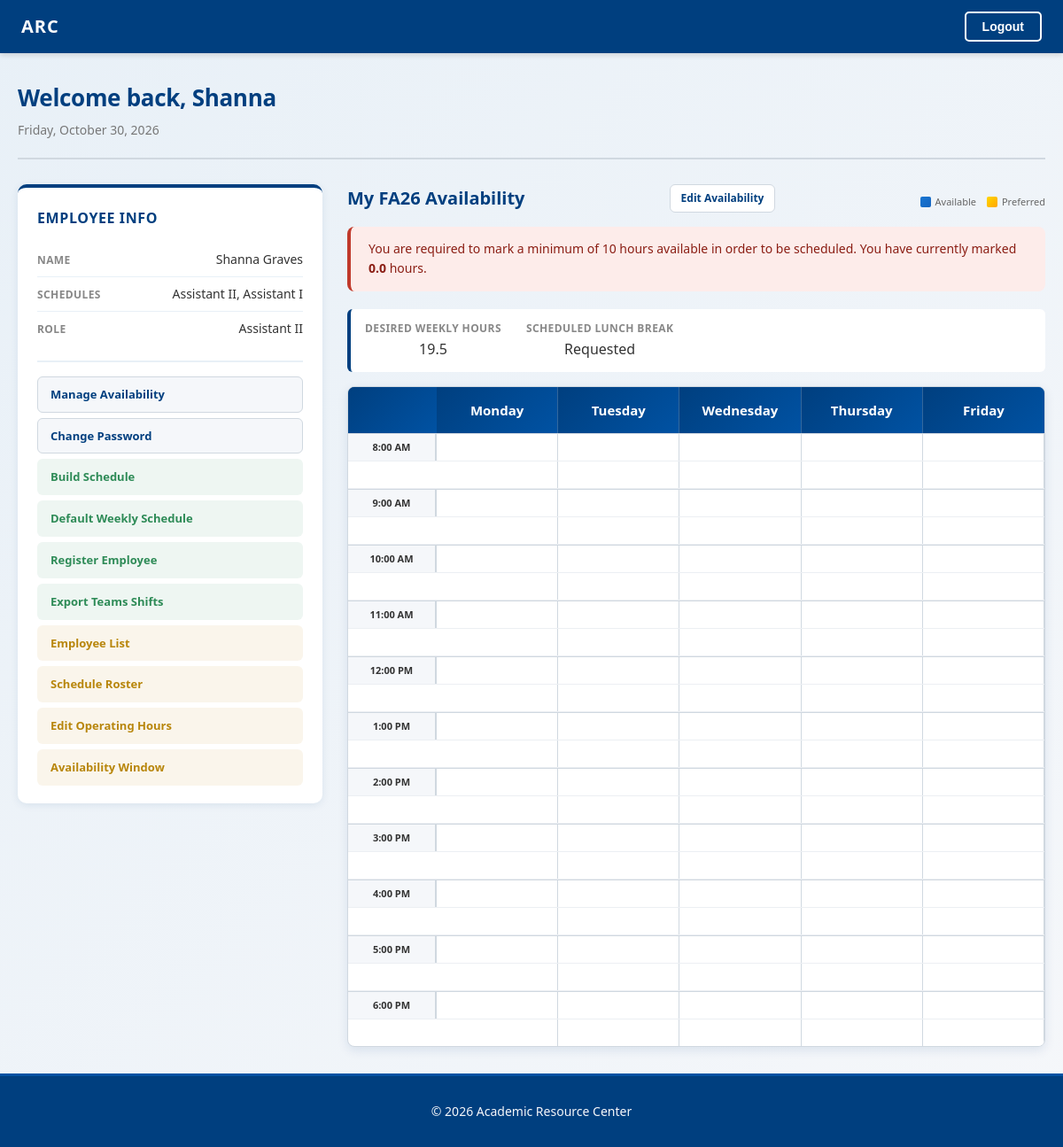
/ (signed in), run on the app's committed database.
### account/models.py (models this page shows, shortened)
class Employee(AbstractUser):
    class Role(models.TextChoices):
        ASSISTANT_I = 'ASSISTANT_I', 'Assistant I'
        ASSISTANT_II = 'ASSISTANT_II', 'Assistant II'
        TUTOR = 'TUTOR', 'Tutor'
        LIBRARY = 'LIBRARY','Library Staff'
    birth_month = models.PositiveSmallIntegerField(
        null=True, blank=True,
        choices=[(m, calendar.month_name[m]) for m in range(1, 13)],
    )
    birth_day = models.PositiveSmallIntegerField(
        null=True, blank=True,
        validators=[MinValueValidator(1), MaxValueValidator(31)],
    )
    part_time = models.BooleanField(default=True)
    role = models.CharField(
        max_length=20,
        choices=Role.choices,
        default=Role.TUTOR,
    )
    is_admin = models.BooleanField(default=False)
    desired_weekly_hours = models.FloatField(
        null=True, blank=True, validators=[MinValueValidator(0)]
    )
    wants_lunch_break = models.BooleanField(default=False)
    availability_override_until = models.DateField(null=True, blank=True)

### scheduling/models.py (models this page shows)
class Schedule(models.Model):
    name = models.CharField(max_length=100, unique=True)
    color = models.CharField(max_length=7, default='#003F7F')
    schedulers = models.ManyToManyField(
        settings.AUTH_USER_MODEL,
        blank=True,
        related_name='scheduler_of'
    )
    members = models.ManyToManyField(
        settings.AUTH_USER_MODEL,
        blank=True,
        related_name='member_of'
    )
    def __str__(self):
        return self.name

### dashboard/views.py (the view)
# urls.py: path('', views.dashboard, name='dashboard'),
@login_required
def dashboard(request):
    today = date.today()
    week_param = request.GET.get('week')
    if week_param:
        week_start = parse_date(week_param)
        if not week_start:
            week_start = _week_start(today)
    else:
        week_start = _week_start(today)
    week_dates = [week_start + timedelta(days=i) for i in range(5)]  # Mon–Fri
    prev_week = (week_start - timedelta(weeks=1)).isoformat()
    next_week = (week_start + timedelta(weeks=1)).isoformat()
    schedule_entries = list(
        ScheduleEntry.objects.filter(
            user=request.user,
            date__in=week_dates
        ).select_related('schedule').order_by('date', 'start_time')
    )
    seen_schedules = {}
    for e in schedule_entries:
        if e.schedule_id not in seen_schedules:
            seen_schedules[e.schedule_id] = {'label': e.schedule.name, 'color': e.schedule.color}
    schedule_legend = list(seen_schedules.values())
    day_hours = {}
    for d in week_dates:
        start, end, closed = hours.hours_for_date(d, request.user.role)
        day_hours[d] = {'start': start, 'end': end, 'closed': closed}
    open_hours = [(h['start'], h['end']) for h in day_hours.values() if not h['closed'] and h['start']]
    if open_hours:
        grid_start = min(h[0] for h in open_hours)
        grid_end = max(h[1] for h in open_hours)
    else:
        grid_start = time(8, 0)
        grid_end = time(17, 0)
    slots = hours.build_slots(
        grid_start, grid_end,
        hours.span_edges((h['start'], h['end'], h['closed']) for h in day_hours.values()),
    )
    avail_term, avail_year = term_for_date(week_start), week_start.year
    avail_list = list(WeeklyAvailability.objects.filter(
        user=request.user, term=avail_term, year=avail_year,
    ))
    total_availability_hours = sum(
        (a.end_time.hour * 60 + a.end_time.minute) - (a.start_time.hour * 60 + a.start_time.minute)
        for a in avail_list
    ) / 60
    grid = []
    for idx, slot in enumerate(slots):
        row = {
            'time': slot,
            'display': _slot_display(slot),
            'show_label': slot.minute == 0 or idx == 0 or slot.minute % 30 != 0,
            'schedule': {},
            'avail': {},
        }
        for d in week_dates:
            dh = day_hours[d]
            in_hours = (
                not dh['closed']
                and dh['start'] is not None
                and dh['start'] <= slot < dh['end']
            )
            blocks = [
                e for e in schedule_entries
                if e.date == d and e.start_time <= slot < e.end_time
            ]
            row['schedule'][d.isoformat()] = {'in_hours': in_hours, 'blocks': blocks, 'closed': dh['closed']}
            dow = _DOW_CODE.get(d.weekday(), '')
            avail_type = ''
            if in_hours:
                for a in avail_list:
                    if a.day_of_week == dow and a.start_time <= slot < a.end_time:
                        avail_type = a.availability_type
                        break
            row['avail'][d.isoformat()] = {'in_hours': in_hours, 'type': avail_type}
        grid.append(row)
    avail_days = [
        ('MON', 'Monday'), ('TUE', 'Tuesday'), ('WED', 'Wednesday'),
        ('THU', 'Thursday'), ('FRI', 'Friday'),
    ]
    role_weekly = hours.weekly_hours(request.user.role)
    avail_operating_hours = {
        day_code: {'start': role_weekly[day_code][0], 'end': role_weekly[day_code][1]}
        for day_code, _ in avail_days
    }
    avail_grid_start = min(v['start'] for v in avail_operating_hours.values())
    avail_grid_end = max(v['end'] for v in avail_operating_hours.values())
    avail_slots = hours.build_slots(
        avail_grid_start, avail_grid_end,
        {t for v in avail_operating_hours.values() for t in (v['start'], v['end'])},
    )
    avail_grid = []
    for idx, slot in enumerate(avail_slots):
        row = {'time': slot, 'display': _slot_display(slot), 'show_label': slot.minute == 0 or idx == 0 or slot.minute % 30 != 0, 'days': {}}
        for day_code, _ in avail_days:
            oh = avail_operating_hours[day_code]
            in_hours = oh['start'] <= slot < oh['end']
            cell_type = ''
            if in_hours:
                for a in avail_list:
                    if a.day_of_week == day_code and a.start_time <= slot < a.end_time:
                        cell_type = a.availability_type
                        break
            row['days'][day_code] = {'type': cell_type, 'in_hours': in_hours}
        avail_grid.append(row)
    days_display = []
    for d in week_dates:
        days_display.append({
            'date': d,
            'date_iso': d.isoformat(),
            'label_full': d.strftime('%A'),
            'label_short': d.strftime('%a'),
            'label_num': str(d.day),
            'month_abbr': d.strftime('%b'),
            'is_today': d == today,
            'closed': day_hours[d]['closed'],
        })
    return render(request, 'dashboard/dashboard.html', {
        'show_schedule': False,
        'grid': grid,
        'days_display': days_display,
        'avail_grid': avail_grid,
        'avail_days': avail_days,
        'total_availability_hours': total_availability_hours,
        'avail_term': avail_term, 'avail_year': avail_year,
        'avail_term_label': term_label(avail_term, avail_year),
        'min_availability_hours': MIN_AVAILABILITY_HOURS,
        'below_min_availability': total_availability_hours < MIN_AVAILABILITY_HOURS,
        'has_schedule': bool(schedule_entries),
        'schedule_legend': schedule_legend,
        'week_start': week_start,
        'week_end': week_dates[-1],
        'week_label': f"{week_start.strftime('%b')} {week_start.day} – {week_dates[-1].strftime('%b')} {week_dates[-1].day}, {week_dates[-1].year}",
        'prev_week': prev_week,
        'next_week': next_week,
        'today': today,
    })

### dashboard/templates/dashboard/dashboard.html (shortened to what this page needs)
{% extends "dashboard/base.html" %}
{% load custom_filters %}
{% block content %}
<div class="dashboard-container">
  <div class="dashboard-header">
    <div>
      <h1 class="dashboard-title">Welcome back, {{ user.first_name }}</h1>
      <p class="dashboard-subtitle">{% now "l, F j, Y" %}</p>
    </div>
  </div>
  <div class="employee-info">
    <div class="info-section">
      <h2>Employee Info</h2>
      <div class="info-fields">
        <p><span class="info-label">Name</span><span class="info-value">{{ user.first_name }} {{ user.last_name }}</span></p>
        <p><span class="info-label">Schedules</span><span class="info-value">{{ user.member_of.all|join:", " }}</span></p>
        <p><span class="info-label">Role</span><span class="info-value">{{ user.get_role_display }}</span></p>
      </div>
      <div class="card-links">
        <a href="{% url 'scheduling:manage_availability' %}" class="card-link-item">Manage Availability</a>
        <a href="{% url 'account:password_change' %}" class="card-link-item">Change Password</a>
        {% if user.scheduler_of.exists or user.is_admin %}
        <a href="{% url 'scheduling:schedule_builder' %}" class="card-link-item card-link-scheduler">Build Schedule</a>
        <a href="{% url 'scheduling:default_schedule_builder' %}" class="card-link-item card-link-scheduler">Default Weekly Schedule</a>
        <a href="{% url 'account:registration' %}" class="card-link-item card-link-scheduler">Register Employee</a>
        <a href="{% url 'scheduling:export_teams_shifts' %}" class="card-link-item card-link-scheduler">Export Teams Shifts</a>
        {% endif %}
        {% if user.is_admin %}
        <a href="{% url 'account:employee_list' %}" class="card-link-item card-link-admin">Employee List</a>
        <a href="{% url 'account:roster' %}" class="card-link-item card-link-admin">Schedule Roster</a>
        <a href="{% url 'scheduling:operating_hours' %}" class="card-link-item card-link-admin">Edit Operating Hours</a>
        <a href="{% url 'scheduling:availability_window' %}" class="card-link-item card-link-admin">Availability Window</a>
        {% endif %}
      </div>
    </div>
    {% if show_schedule %}
    <div class="calendar-section">
      <div class="schedule-header">
        <h2>My Schedule</h2>
        <a href="{% url 'dashboard:export_ics' %}" class="btn-export-ics" title="Download all shifts as a calendar file">Export to .ics</a>
        <div class="schedule-legend">
          {% for item in schedule_legend %}
          <span class="schedule-legend-item">
            <span class="legend-pip" style="background:{{ item.color }};border:2px solid {{ item.color }};"></span>
            {{ item.label }}
          </span>
          {% endfor %}
        </div>
      </div>
      <div class="week-nav">
        <a href="?week={{ prev_week }}" class="week-nav-btn">&#8592;</a>
        <span class="week-nav-label">{{ week_label }}</span>
        <a href="?week={{ next_week }}" class="week-nav-btn">&#8594;</a>
      </div>
      {% if not has_schedule %}
      <div class="schedule-empty">
        <p>No shifts scheduled this week. Check back later or contact your scheduler.</p>
      </div>
      {% endif %}
      <div class="hourly-calendar schedule-calendar">
        <div class="calendar-header" style="grid-template-columns: 72px repeat(5, 1fr);">
          <div class="hour-column"></div>
          {% for day in days_display %}
          <div class="day-header {% if day.is_today %}day-header-today{% endif %}">
            <span class="day-full">{{ day.label_full }}</span>
            <span class="day-date-num">{{ day.month_abbr }} {{ day.label_num }}</span>
            {% if day.closed %}<span class="day-closed-tag">Closed</span>{% endif %}
          </div>
          {% endfor %}
        </div>
        <div class="calendar-grid">
          {% for row in grid %}
          <div class="calendar-row {% if row.show_label %}hour-row{% endif %}"
               style="grid-template-columns: 72px repeat(5, 1fr);">
            <div class="hour-label{% if not row.show_label %} label-hidden{% endif %}">
              {% if row.show_label %}{{ row.display }}{% endif %}
            </div>
            {% for day in days_display %}
            {% with cell=row.schedule|dict_lookup:day.date_iso %}
            <div class="hour-cell {% if day.closed %}out-of-hours day-col-closed{% elif not cell.in_hours %}out-of-hours{% endif %}">
              {% for block in cell.blocks %}
              <div class="sched-block"
                   style="background:{{ block.schedule.color }}22;border-left-color:{{ block.schedule.color }};">
                {% if block.start_time == row.time %}
                <div class="sched-block-header">
                  <span class="sched-block-title">{{ block.custom_label|default:block.schedule.name }}</span>
                  <span class="sched-block-time">{{ block.start_time|time:"g:i A" }}&ndash;{{ block.end_time|time:"g:i A" }}</span>
                </div>
                {% endif %}
              </div>
              {% endfor %}
            </div>
            {% endwith %}
            {% endfor %}
          </div>
          {% endfor %}
        </div>
      </div>
    </div>
    {% else %}
    <div class="calendar-section">
      <div class="schedule-header">
        <h2>My {{ avail_term_label }} Availability</h2>
        <a href="{% url 'scheduling:manage_availability' %}?term={{ avail_term }}&year={{ avail_year }}" class="btn-export-ics">Edit Availability</a>
        <div class="mini-avail-legend">
          <span class="mini-legend-item">
            <span class="mini-swatch" style="background:linear-gradient(135deg,#1976D2,#1565C0);"></span>Available
          </span>
          <span class="mini-legend-item">
            <span class="mini-swatch" style="background:linear-gradient(135deg,#FFD700,#FFA500);"></span>Preferred
          </span>
        </div>
      </div>
      {% if below_min_availability %}
      <div class="avail-min-hours-warning">
        You are required to mark a minimum of {{ min_availability_hours }} hours available in order to be scheduled.
        You have currently marked <strong>{{ total_availability_hours }}</strong> hour{{ total_availability_hours|pluralize }}.
      </div>
      {% endif %}
      <div class="avail-preferences-summary">
        <div class="avail-preference-field">
          <span class="info-label">Desired weekly hours</span>
          <span class="info-value">{{ user.desired_weekly_hours|default:"Not set" }}</span>
        </div>
        <div class="avail-preference-field">
          <span class="info-label">Scheduled lunch break</span>
          <span class="info-value">{{ user.wants_lunch_break|yesno:"Requested,Not requested" }}</span>
        </div>
      </div>
      <a href="{% url 'scheduling:manage_availability' %}" class="mini-calendar-link">
        <div class="avail-main-calendar hourly-calendar">
          <div class="calendar-header">
            <div class="hour-column"></div>
            {% for day_code, day_name in avail_days %}
            <div class="day-header">{{ day_name }}</div>
            {% endfor %}
          </div>
          <div class="calendar-grid">
            {% for row in avail_grid %}
            <div class="calendar-row {% if row.show_label %}hour-row{% endif %}">
              <div class="hour-label{% if not row.show_label %} label-hidden{% endif %}">
                {% if row.show_label %}{{ row.display }}{% endif %}
              </div>
              {% for day_code, day_name in avail_days %}
              {% with cell=row.days|dict_lookup:day_code %}
              <div class="hour-cell {% if not cell.in_hours %}out-of-hours{% elif cell.type == 'AVAILABLE' %}state-available{% elif cell.type == 'PREFERRED' %}state-preferred{% endif %}"></div>
              {% endwith %}
              {% endfor %}
            </div>
            {% endfor %}
          </div>
        </div>
      </a>
    </div>
    {% endif %}
  </div>
</div>
{% endblock %}

### data on the page
Employee: first_name "Shanna", last_name "Graves", member_of.all "Assistant II, Assistant I", role "Assistant II", desired_weekly_hours "19.5", wants_lunch_break "Requested"

### other printed values
{{ avail_term_label }} "FA26"
{{ min_availability_hours }} "10"
{{ total_availability_hours }} "0.0"
{{ day_name }} "Monday" "Tuesday" "Wednesday" "Thursday" "Friday"
{{ row.display }} "8:00 AM" "9:00 AM" "10:00 AM" "11:00 AM" "12:00 PM" "1:00 PM" "2:00 PM" "3:00 PM" "4:00 PM" "5:00 PM" "6:00 PM"
